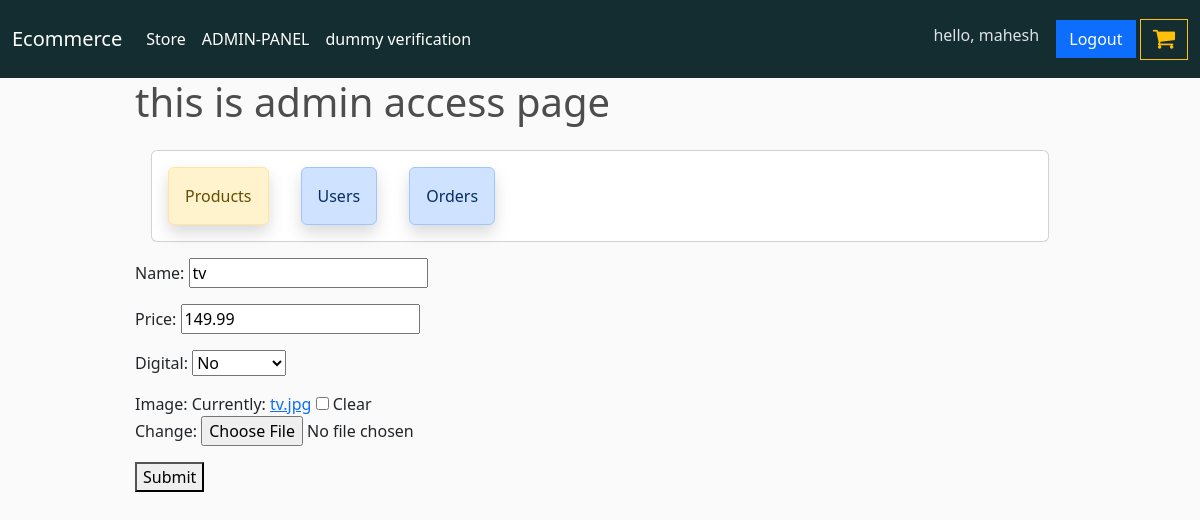
The page /admin-access/update-product/15/ (signed in) on the database its author committed.
### store/models.py (models this page shows, shortened)
class Product(models.Model):
    name = models.CharField(max_length = 100, null = True)
    price = models.FloatField()
    digital = models.BooleanField(default = False, null = True, blank = False)
    image = models.ImageField(blank=True, null=True)
    created_at = models.DateTimeField(auto_now_add = True)
    updated_at = models.DateTimeField(auto_now = True)
    class Meta:
        ordering = [ '-updated_at', '-created_at']

### admin_access/views.py (the view)
# urls.py: path('update-product/<int:product_id>/', addOrUpdateProduct, name='update-product'),
@user_passes_test(is_superuser, login_url='account-login')
def addOrUpdateProduct(request, product_id=None):
    if product_id:
        product = get_object_or_404(Product, id = product_id)
    else:
        product = None
    if request.method == 'POST':
        form = ProductForm(request.POST, request.FILES, instance=product)
        if form.is_valid():
            form.save()
            return redirect(reverse('admin-products'))
    else:
        form = ProductForm(instance=product)
    return render(request, 'admin_access/product_form.html', {'productform':form})

### admin_access/forms.py
class ProductForm(ModelForm):
    class Meta:
        model = Product
        fields = ['name','price','digital','image']

### admin_access/views.py (called while the page is built)
def is_superuser(user):
    return user.is_superuser

### admin_access/templates/admin_access/product_form.html (shortened to what this page needs)
{% extends 'admin_access/admin_home.html' %}
{% load static %}
{% block admin_content %}
<form method="post" enctype="multipart/form-data">
    {{ productform.as_p }}
    <button type="submit">Submit</button>
</form>
{% endblock %}

### store/templates/navbar.html (shortened to what this page needs)
    <nav class="navbar navbar-expand-lg bg-dark navbar-dark" data-bs-theme="dark">
        <div class="container-fluid">
        <a class="navbar-brand" href="{% url 'store' %}">Ecommerce</a>
        <div class="collapse navbar-collapse" id="navbarSupportedContent">
            <ul class="navbar-nav me-auto mb-2 mb-lg-0">
                <li class="nav-item">
                    <a class="nav-link active" aria-current="page" href="{% url 'store' %}">Store</a>
                </li>
                {% if user.is_superuser %}
                <li class="nav-item">
                    <a class="nav-link active" aria-current="page" href="{% url 'admin-home' %}">ADMIN-PANEL</a>
                </li>
                {% endif %}
                <li class="nav-item">
                    <a class="nav-link active" aria-current="page" href="{% url 'dummy-check' %}">dummy verification</a>
                </li>
            </ul>
            <div class="form-inline my-2">
                {% if user.is_authenticated %}
                <h6 class="btn">hello, {{user.username}}</h6>
                <a href="{% url 'account-logout' %}" class="btn btn-primary my-2 my-sm-0">Logout</a>
                {% else %}
                <a href="{% url 'account-login' %}" class="btn btn-primary my-2 my-sm-0">Login</a>
                {% endif %}
                <a href="{% url 'cart' %}" class="btn btn-outline-warning my-2 my-sm-0">
                    <i class="fa" style="font-size:24px">&#xf07a;</i>
                </a>
            </div>
        </div>
        </div>
    </nav>

### static/css/main.css (style rules this page uses)
body { background-color: hsl(0, 0%, 98%); }
h1,h2,h3,h4,h5,h6 { color:hsl(0, 0%, 30%); }
.bg-dark { background-color: #132d30!important; }
.btn { border-radius: 0; }

### static/css/store.css (style rules this page uses)
.btn { border-radius: 0; }

### rows shown on the page
Product: name "tv", price "149.99", digital "No"

### other values the page prints
{{ user.username }} "mahesh"
